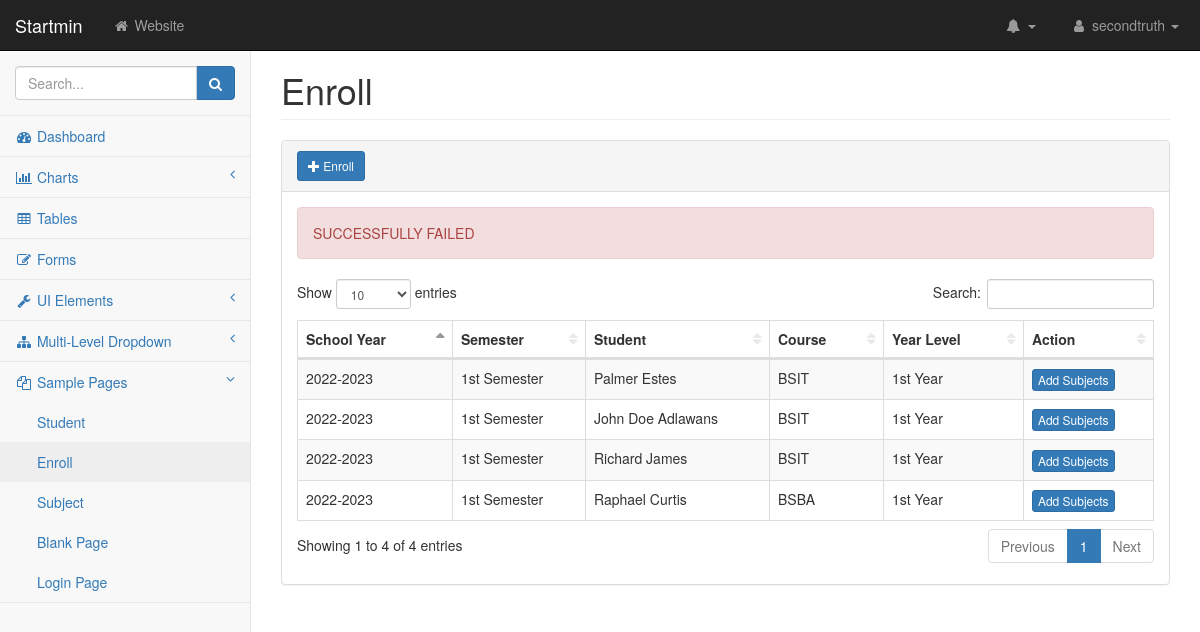
The app's page /pages/enroll-table.php?error=failed with its own data.
### tables this page shows
CREATE TABLE `tbl_enroll` (
  `en_id` int(10) NOT NULL,
  `sy_id` int(10) NOT NULL,
  `sem_id` int(10) NOT NULL,
  `s_id` int(10) NOT NULL,
  `yr_id` int(10) NOT NULL
);

CREATE TABLE `tbl_sy` (
  `sy_id` int(10) NOT NULL,
  `sy_desc` varchar(20) NOT NULL
);

CREATE TABLE `tbl_sem` (
  `sem_id` int(10) NOT NULL,
  `sem_desc` varchar(20) NOT NULL
);

CREATE TABLE `tbl_students` (
  `s_id` int(20) NOT NULL,
  `dept_id` int(10) NOT NULL,
  `s_name` varchar(50) NOT NULL,
  `s_gender` varchar(50) NOT NULL,
  `s_status` varchar(50) NOT NULL
);

CREATE TABLE `tbl_department` (
  `dept_id` int(10) NOT NULL,
  `dept_code` varchar(50) NOT NULL,
  `dept_desc` varchar(50) NOT NULL
);

CREATE TABLE `tbl_year` (
  `yr_id` int(10) NOT NULL,
  `yr_desc` varchar(20) NOT NULL
);

### pages/enroll-table.php (the view, shortened to what this page needs)
<?php
    include("../templates/header.php");
?>
<div class="row">
    <div class="col-lg-12">
        <h1 class="page-header">Enroll</h1>
        <div class="panel panel-default">
            <div class="panel-heading">
                <a href="" class="btn btn-primary btn-sm" data-toggle="modal" data-target="#myModal"><i class="glyphicon glyphicon-plus"></i> Enroll</a>
            </div>
            <div class="panel-body">
                <?php
                    if(empty($_GET)){
                ?>
                <?php
                    }else{
                        if($_GET["error"] == "success"){
                ?>
                    <div class="alert alert-success">
                        SUCCESSFULLY ADDED
                    </div>
                <?php
                        }else{
                            ?>
                    <div class="alert alert-danger">
                        SUCCESSFULLY FAILED
                    </div>
                            <?php
                        }
                    }
                ?>
                    <div class="table-responsive">
                        <table class="table table-striped table-bordered table-hover" id="dataTables-example">
                            <thead>
                                <tr>
                                    <th>School Year</th>
                                    <th>Semester</th>
                                    <th>Student</th>
                                    <th>Course</th>
                                    <th>Year Level</th>
                                    <th>Action</th>
                                </tr>
                            </thead>
                            <tbody>
                            <?php
                        $database = new Connection();
                        $db = $database->open();
                        try{
                            $sql = 'SELECT * FROM tbl_enroll
                            INNER JOIN tbl_sy
                            ON tbl_enroll.sy_id = tbl_sy.sy_id
                            INNER JOIN tbl_sem
                            ON tbl_enroll.sem_id = tbl_sem.sem_id
                            INNER JOIN tbl_students
                            ON tbl_enroll.s_id = tbl_students.s_id
                            INNER JOIN tbl_department
                            ON tbl_students.dept_id = tbl_department.dept_id
                            INNER JOIN tbl_year
                            ON tbl_year.yr_id = tbl_enroll.yr_id';
                            foreach ($db->query($sql) as $row) {
                            ?>
                                <tr>
                                    <td><?php echo $row["sy_desc"]?></td>
                                    <td><?php echo $row["sem_desc"]?></td>
                                    <td><?php echo $row["s_name"]?></td>
                                    <td><?php echo $row["dept_code"]?></td>
                                    <td><?php echo $row["yr_desc"]?></td>
                                    <td>
                                        <form action="../actions/add-sub.php" method="post">
                                            <button type="submit" name ="submit" value="<?php echo $row['en_id'];?>" class="btn btn-primary btn-xs" data-toggle="modal">Add Subjects</a>
                                        </form>
                                    </td>
                                </tr>
                                <?php
                            }
                        }
                        catch(PDOException $e){
                            echo "There is some problem in connection: " . $e->getMessage();
                        }
                        ?>
                            </tbody>
                        </table>
                    </div>
            </div>
        </div>
    </div>
</div>
<?php
    include("../templates/footer.php");
?>

### templates/header.php (shortened to what this page needs)
<!DOCTYPE html>
<html lang="en">
    <head>
        <link href="../css/bootstrap.min.css" rel="stylesheet">
        <link href="../css/metisMenu.min.css" rel="stylesheet">
        <link href="../css/dataTables/dataTables.bootstrap.css" rel="stylesheet">
        <link href="../css/dataTables/dataTables.responsive.css" rel="stylesheet">
        <link href="../css/startmin.css" rel="stylesheet">
        <link href="../css/font-awesome.min.css" rel="stylesheet" type="text/css">
    </head>
    <body>
        <div id="wrapper">
            <nav class="navbar navbar-inverse navbar-fixed-top" role="navigation">
                <div class="navbar-header">
                    <a class="navbar-brand" href="index.php">Startmin</a>
                </div>
                <ul class="nav navbar-nav navbar-left navbar-top-links">
                    <li><a href="#"><i class="fa fa-home fa-fw"></i> Website</a></li>
                </ul>
                <ul class="nav navbar-right navbar-top-links">
                    <li class="dropdown navbar-inverse">
                        <a class="dropdown-toggle" data-toggle="dropdown" href="#">
                            <i class="fa fa-bell fa-fw"></i> <b class="caret"></b>
                        </a>
                    </li>
                    <li class="dropdown">
                        <a class="dropdown-toggle" data-toggle="dropdown" href="#">
                            <i class="fa fa-user fa-fw"></i> secondtruth <b class="caret"></b>
                        </a>
                    </li>
                </ul>
                <div class="navbar-default sidebar" role="navigation">
                    <div class="sidebar-nav navbar-collapse">
                        <ul class="nav" id="side-menu">
                            <li class="sidebar-search">
                                <div class="input-group custom-search-form">
                                    <input type="text" class="form-control" placeholder="Search...">
                                    <span class="input-group-btn">
                                        <button class="btn btn-primary" type="button">
                                            <i class="fa fa-search"></i>
                                        </button>
                                </span>
                                </div>
                            </li>
                            <li>
                                <a href="../pages/index.php"><i class="fa fa-dashboard fa-fw"></i> Dashboard</a>
                            </li>
                            <li>
                                <a href="#"><i class="fa fa-bar-chart-o fa-fw"></i> Charts<span class="fa arrow"></span></a>
                            </li>
                            <li>
                                <a href="../pages/tables.php"><i class="fa fa-table fa-fw"></i> Tables</a>
                            </li>
                            <li>
                                <a href="../pages/forms.php"><i class="fa fa-edit fa-fw"></i> Forms</a>
                            </li>
                            <li>
                                <a href="#"><i class="fa fa-wrench fa-fw"></i> UI Elements<span class="fa arrow"></span></a>
                            </li>
                            <li>
                                <a href="#"><i class="fa fa-sitemap fa-fw"></i> Multi-Level Dropdown<span class="fa arrow"></span></a>
                            </li>
                            <li>
                                <a href="#"><i class="fa fa-files-o fa-fw"></i> Sample Pages<span class="fa arrow"></span></a>
                                <ul class="nav nav-second-level">
                                    <li>
                                        <a href="../pages/student-table.php">Student</a>
                                    </li>
                                    <li>
                                        <a href="../pages/enroll-table.php">Enroll</a>
                                    </li>
                                    <li>
                                        <a href="../pages/subject-table.php">Subject</a>
                                    </li>
                                    <li>
                                        <a href="../pages/blank.php">Blank Page</a>
                                    </li>
                                    <li>
                                        <a href="../pages/login.php">Login Page</a>
                                    </li>
                                </ul>
                            </li>
                        </ul>
                    </div>
                </div>
            </nav>
            <div id="page-wrapper">
                <div class="container-fluid">

### templates/footer.php (shortened to what this page needs)
</div>
            </div>
        </div>
    </body>
</html>

### css/startmin.css (style rules this page uses)
body { background-color: #f8f8f8; }
#wrapper { width: 100%; }
#page-wrapper { padding-top: 30px; min-height: 568px; background-color: #fff; }
@media (min-width:768px) { #page-wrapper { position: inherit; margin-left: 250px; padding: 30px 15px 0 15px; border-left: 1px solid #e7e7e7; } }
.navbar-header { float: left; }
.navbar-left { float: left; }
.navbar-right { text-align: right; }
.navbar-top-links { margin: 0; }
.navbar-top-links li { display: inline-block; }
.navbar-top-links li:last-child { margin-right: 6px; }
.navbar-top-links li a { padding: 15px; min-height: 50px; }
.navbar-top-links>li>a { color: #999; }
.sidebar .sidebar-nav.navbar-collapse { padding-right: 0; padding-left: 0; }
.sidebar .sidebar-search { padding: 15px; }
.sidebar ul li { border-bottom: 1px solid #e7e7e7; }
.sidebar ul li a.active { background-color: #eee; }
.sidebar .arrow { float: right; }
.sidebar .fa.arrow:before { content: "\f104"; }
.sidebar .active>a>.fa.arrow:before { content: "\f107"; }
.sidebar .nav-second-level li, .sidebar .nav-third-level li { border-bottom: 0!important; }
.sidebar .nav-second-level li a { padding-left: 37px; }
@media (min-width:768px) { .sidebar { z-index: 1; position: absolute; width: 250px; margin-top: 51px; } }
table.dataTable thead .sorting, table.dataTable thead .sorting_asc, table.dataTable thead .sorting_desc, table.dataTable thead .sorting_asc_disabled, table.dataTable thead .sorting_desc_disabled { background: 0 0; }
table.dataTable thead .sorting_asc:after { content: "\f0de"; float: right; font-family: fontawesome; }
table.dataTable thead .sorting:after { content: "\f0dc"; float: right; font-family: fontawesome; color: rgba(50,50,50,.5); }

### records on screen
tbl_enroll: sy.sy_desc "2022-2023", sem.sem_desc "1st Semester", s.s_name "Palmer Estes", tbl_department.dept_code "BSIT", yr.yr_desc "1st Year", $row['en_id'] 5 (drawn)
tbl_enroll: sy.sy_desc "2022-2023", sem.sem_desc "1st Semester", s.s_name "John Doe Adlawans", tbl_department.dept_code "BSIT", yr.yr_desc "1st Year", $row['en_id'] 12 (drawn)
tbl_enroll: sy.sy_desc "2022-2023", sem.sem_desc "1st Semester", s.s_name "Richard James", tbl_department.dept_code "BSIT", yr.yr_desc "1st Year", $row['en_id'] 16 (drawn)
tbl_enroll: sy.sy_desc "2022-2023", sem.sem_desc "1st Semester", s.s_name "Raphael Curtis", tbl_department.dept_code "BSBA", yr.yr_desc "1st Year", $row['en_id'] 17 (drawn)
